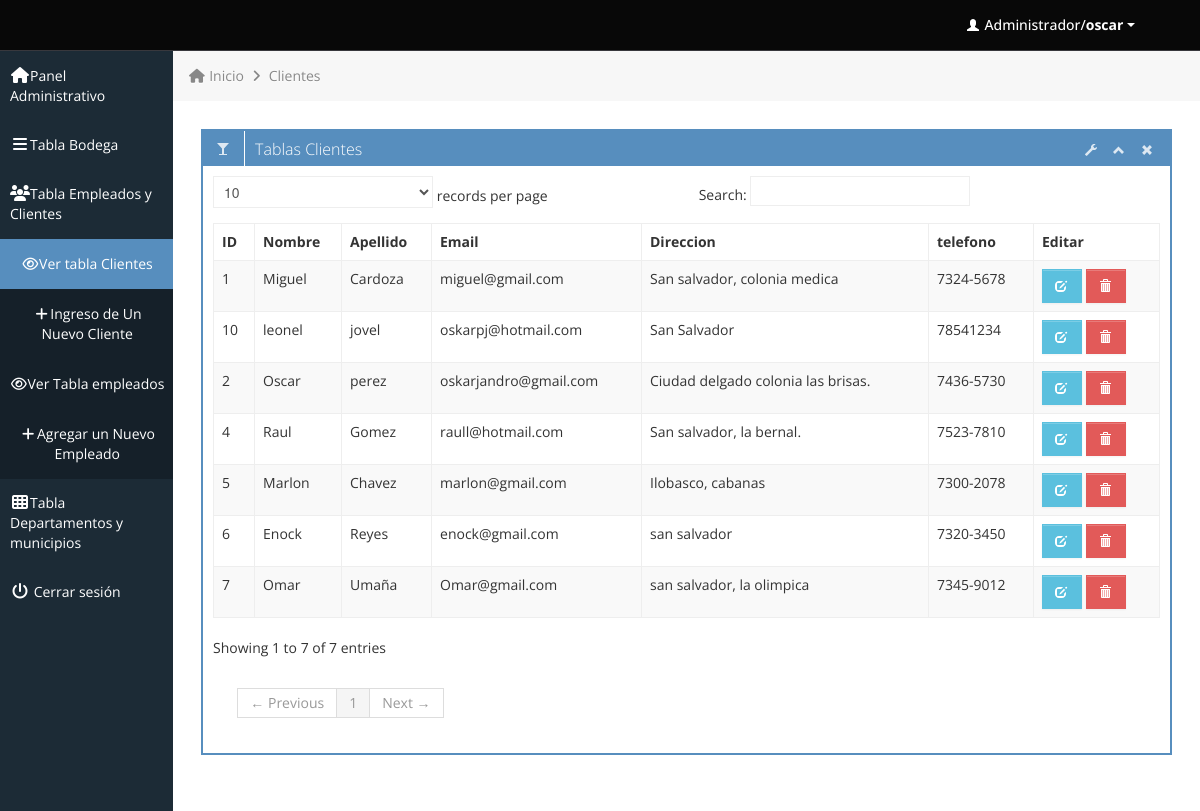
/clientes.php (signed in), run on the app's committed database.
### tables this page shows
CREATE TABLE `clientes` (
  `codigoCliente` int(11) NOT NULL,
  `nombre` varchar(20) NOT NULL,
  `apellido` varchar(20) NOT NULL,
  `email` varchar(50) NOT NULL,
  `password` varchar(100) NOT NULL,
  `direccion` varchar(50) DEFAULT NULL,
  `telefono` varchar(20) DEFAULT NULL
);

### functions/function.php (called while the page is built, shortened)
<?php
	function get_header(){
		require_once("includes/header.php");
	}
	function get_bread_five(){
		require_once("includes/breadcumb_five.php");
	}
	function get_sidebar(){
		require_once("includes/sidebar.php");
	}
 	function get_footer(){
		require_once("includes/footer.php");
	}
?>

### clientes.php (the view, shortened to what this page needs)
<?php
	require_once("functions/function.php");
	get_header();
	get_sidebar();
	get_bread_five();
?>
			<div class="row-fluid sortable">
				<div class="box span12">
					<div class="box-header" data-original-title>
						<h2><i class="halflings-icon white "></i><span class="break"></span>Tablas Clientes</h2>
						<div class="box-icon">
							<a href="#" class="btn-setting"><i class="halflings-icon white wrench"></i></a>
							<a href="#" class="btn-minimize"><i class="halflings-icon white chevron-up"></i></a>
							<a href="#" class="btn-close"><i class="halflings-icon white remove"></i></a>
						</div>
					</div>
					<div class="box-content">
						<table class="table table-striped table-bordered bootstrap-datatable datatable">
						  <thead>
							  <tr>
								  <th>ID</th>
								  <th>Nombre</th>
								  <th>Apellido</th>
								  <th>Email</th>
								  <th>Direccion</th>
								  <th>telefono</th>
								  <th>Editar</th>
							  </tr>
						  </thead>
						  <tbody>
							<?php
								$sql = "SELECT * from clientes";
								$result=mysql_query($sql);
							while ($row=mysql_fetch_array($result))
							{ ?>
							<tr>
								<td><?php echo $row['codigoCliente']; ?></td>
								<td><?php echo $row['nombre']; ?></td>
								<td><?php echo $row['apellido']; ?></td>
								<td><?php echo $row['email']; ?></td>
								<td><?php echo $row['direccion']; ?></td>
								<td><?php echo $row['telefono']; ?></td>
								<td class="center">
									<a class="btn btn-info" href="editarCliente.php?eID=<?php echo $row['codigoCliente']; ?>">
										<i class="halflings-icon white edit"></i>
									</a>
									<a class="btn btn-danger" onclick="return confirmDel()" href="deleteClientes.php?deID=<?php echo $row['codigoCliente'];?>">
										<i class="halflings-icon white trash"></i>
									</a>
								</td>
							</tr>
							<?php
							   }
							?>
						  </tbody>
					  </table>
					</div>
				</div>
			</div>
<?php
	get_footer();
?>

### includes/header.php (shortened to what this page needs)
<!DOCTYPE html>
<html lang="es">
<head>
	<link id="bootstrap-style" href="css/bootstrap.min.css" rel="stylesheet">
	<link href="css/bootstrap-responsive.min.css" rel="stylesheet">
	<link id="base-style" href="css/style.css" rel="stylesheet">
	<link id="base-style-responsive" href="css/style-responsive.css" rel="stylesheet">
	  <link rel="stylesheet" href=" http://fontawesome.io/assets/font-awesome/css/font-awesome.css">
</head>
<body>
	<div class="navbar">
		<div class="navbar-inner">
			<div class="container-fluid">
				<a class="brand" href="index.html"><span> </span></a>
				<div class="nav-no-collapse header-nav">
					<ul class="nav pull-right">
						<li class="dropdown">
							<a class="btn dropdown-toggle" data-toggle="dropdown" href="#">
								<i class="halflings-icon white user"></i> Administrador/<strong><?php echo $_SESSION['user'];?></strong>
								<span class="caret"></span>
							</a>
						</li>
					</ul>
				</div>
			</div>
		</div>
	</div>

### includes/sidebar.php (shortened to what this page needs)
  <link rel="stylesheet" href=" http://fontawesome.io/assets/font-awesome/css/font-awesome.css">
<div class="container-fluid-full">
<div class="row-fluid">
	<div id="sidebar-left" class="span2">
		<div class="nav-collapse sidebar-nav">
			<ul class="nav nav-tabs nav-stacked main-menu">
				<li><a href="index.php"><i class="icon-home"></i><span class="hidden-tablet">Panel Administrativo</span></a></li>
				<li><a class="dropmenu" href="#"><i class="icon-reorder"></i><span class="hidden-tablet">Tabla Bodega</span></a>
					<li><a class="dropmenu" href="#"><i class="icon-group"></i><span class="hidden-tablet">Tabla Empleados y Clientes</span></a>
					<ul>
					<li><a class="submenu" href="clientes.php"><center><i class="icon-eye-open"></i><span class="hidden-tablet">Ver tabla Clientes</span></center></a></li>
						<li><a class="submenu" href="agregarCliente.php"><center><i class="icon-plus"></i><span class="hidden-tablet">Ingreso de Un Nuevo Cliente</span></center></a></li>
						<li><a class="submenu" href="empleados.php"><center><i class="icon-eye-open"></i><span class="hidden-tablet">Ver Tabla empleados</span></center></a></li>
						<li><a class="submenu" href="Registro_Empleado_general.php"><center><i class="icon-plus"></i><span class="hidden-tablet">Agregar un Nuevo Empleado</span></center></a></li>
					</ul>
				</li>
				<li><a class="dropmenu" href="#"><i class="icon-th"></i><span class="hidden-tablet">Tabla Departamentos y municipios</span></a>
				</li>
				<li><a href="logout.php"><i class="icon-off"></i><span class="hidden-tablet"> Cerrar sesión</span></a></li>
			</ul>
		</div>
	</div>

### includes/breadcumb_five.php
<div id="content" class="span10">
	<ul class="breadcrumb">
		<li>
			<i class="icon-home"></i>
			<a href="index.php">Inicio</a>
			<i class="icon-angle-right"></i>
		</li>
		<li><a href="clientes.php">Clientes</a></li>
	</ul>

### includes/footer.php (shortened to what this page needs)
			</div>
		</div>
	</div>
	</body>
</html>

### css/style-responsive.css (style rules this page uses)
@media (min-width: 1200px) { .container-fluid-full { overflow: hidden; position: relative; height: 100%; } }
@media (min-width: 1200px) { #content { width: 85.578%; padding: 28px; margin: 0px 0px; margin-left: 14.422% !important; } }
@media (min-width: 1200px) { #sidebar-left { background: #1C2B36; margin-left: 0px !important; position: absolute; height: 100%; } }
@media (min-width: 1200px) { .sidebar-nav > ul { margin: 0px; } }

### css/halflings.css (style rules this page uses)
html, html .halflings { -webkit-font-smoothing: antialiased !important; }
.halflings-icon { display: inline-block; width: 14px; height: 14px; line-height: 14px; vertical-align: text-top; background-image: url(../img/glyphicons_halflings.svg); background-position: 0 0; background-repeat: no-repeat; vertical-align: top; *display: inline; *zoom: 1; *margin-right: .3em; }
.halflings-icon.white { background-image: url(../img/glyphicons_halflings-white.svg); }
.halflings-icon.user { background-position: -168px 0; }
.halflings-icon.remove { background-position: -312px 0; }
.halflings-icon.trash { background-position: -456px 0; }
.halflings-icon.edit { background-position: -96px -72px; }
.halflings-icon.chevron-up { background-position: -288px -120px; }
.halflings-icon.wrench { background-position: -360px -144px; }

### data on the page
clientes: codigoCliente "1", nombre "Miguel", apellido "Cardoza", email "miguel@gmail.com", direccion "San salvador, colonia medica", telefono "7324-5678"
clientes: codigoCliente "2", nombre "Oscar", apellido "perez", email "oskarjandro@gmail.com", direccion "Ciudad delgado colonia las brisas.", telefono "7436-5730"
clientes: codigoCliente "4", nombre "Raul", apellido "Gomez", email "raull@hotmail.com", direccion "San salvador, la bernal.", telefono "7523-7810"
clientes: codigoCliente "5", nombre "Marlon", apellido "Chavez", email "marlon@gmail.com", direccion "Ilobasco, cabanas", telefono "7300-2078"
clientes: codigoCliente "6", nombre "Enock", apellido "Reyes", email "enock@gmail.com", direccion "san salvador", telefono "7320-3450"
clientes: codigoCliente "7", nombre "Omar", apellido "Umaña", email "Omar@gmail.com", direccion "san salvador, la olimpica", telefono "7345-9012"
clientes: codigoCliente "10", nombre "leonel", apellido "jovel", email "oskarpj@hotmail.com", direccion "San Salvador", telefono "78541234"

### other printed values
$_SESSION['user'] "oscar"
